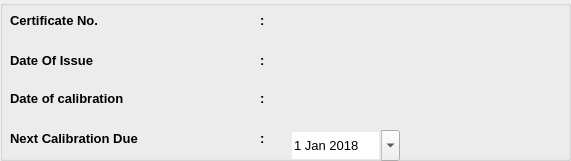
             <widget class="QGroupBox" name="groupBox_4">
              <property name="geometry">
               <rect>
                <x>810</x>
                <y>210</y>
                <width>571</width>
                <height>161</height>
               </rect>
              </property>
              <property name="font">
               <font>
                <pointsize>18</pointsize>
               </font>
              </property>
              <property name="title">
               <string/>
              </property>
              <property name="flat">
               <bool>true</bool>
              </property>
              <property name="checkable">
               <bool>false</bool>
              </property>
              <widget class="QLabel" name="label_175">
               <property name="geometry">
                <rect>
                 <x>10</x>
                 <y>10</y>
                 <width>131</width>
                 <height>21</height>
                </rect>
               </property>
               <property name="font">
                <font>
                 <family>MS Shell Dlg 2</family>
                 <pointsize>10</pointsize>
                 <weight>75</weight>
                 <bold>true</bold>
                </font>
               </property>
               <property name="text">
                <string>Certificate No.</string>
               </property>
              </widget>
              <widget class="QLabel" name="label_176">
               <property name="geometry">
                <rect>
                 <x>10</x>
                 <y>50</y>
                 <width>131</width>
                 <height>21</height>
                </rect>
               </property>
               <property name="font">
                <font>
                 <family>MS Shell Dlg 2</family>
                 <pointsize>10</pointsize>
                 <weight>75</weight>
                 <bold>true</bold>
                </font>
               </property>
               <property name="text">
                <string>Date Of Issue</string>
               </property>
              </widget>
              <widget class="QLabel" name="label_177">
               <property name="geometry">
                <rect>
                 <x>10</x>
                 <y>90</y>
                 <width>191</width>
                 <height>16</height>
                </rect>
               </property>
               <property name="font">
                <font>
                 <family>MS Shell Dlg 2</family>
                 <pointsize>10</pointsize>
                 <weight>75</weight>
                 <bold>true</bold>
                </font>
               </property>
               <property name="text">
                <string>Date of calibration</string>
               </property>
              </widget>
              <widget class="QLabel" name="label_178">
               <property name="geometry">
                <rect>
                 <x>10</x>
                 <y>130</y>
                 <width>201</width>
                 <height>16</height>
                </rect>
               </property>
               <property name="font">
                <font>
                 <family>MS Shell Dlg 2</family>
                 <pointsize>10</pointsize>
                 <weight>75</weight>
                 <bold>true</bold>
                </font>
               </property>
               <property name="text">
                <string>Next Calibration Due</string>
               </property>
              </widget>
              <widget class="QLabel" name="label_179">
               <property name="geometry">
                <rect>
                 <x>260</x>
                 <y>10</y>
                 <width>21</width>
                 <height>21</height>
                </rect>
               </property>
               <property name="font">
                <font>
                 <family>MS Shell Dlg 2</family>
                 <pointsize>10</pointsize>
                 <weight>75</weight>
                 <bold>true</bold>
                </font>
               </property>
               <property name="text">
                <string>:</string>
               </property>
              </widget>
              <widget class="QLabel" name="label_180">
               <property name="geometry">
                <rect>
                 <x>260</x>
                 <y>50</y>
                 <width>21</width>
                 <height>21</height>
                </rect>
               </property>
               <property name="font">
                <font>
                 <family>MS Shell Dlg 2</family>
                 <pointsize>10</pointsize>
                 <weight>75</weight>
                 <bold>true</bold>
                </font>
               </property>
               <property name="text">
                <string>:</string>
               </property>
              </widget>
              <widget class="QLabel" name="label_181">
               <property name="geometry">
                <rect>
                 <x>260</x>
                 <y>90</y>
                 <width>21</width>
                 <height>16</height>
                </rect>
               </property>
               <property name="font">
                <font>
                 <family>MS Shell Dlg 2</family>
                 <pointsize>10</pointsize>
                 <weight>75</weight>
                 <bold>true</bold>
                </font>
               </property>
               <property name="text">
                <string>:</string>
               </property>
              </widget>
              <widget class="QLabel" name="label_182">
               <property name="geometry">
                <rect>
                 <x>260</x>
                 <y>130</y>
                 <width>21</width>
                 <height>16</height>
                </rect>
               </property>
               <property name="font">
                <font>
                 <family>MS Shell Dlg 2</family>
                 <pointsize>10</pointsize>
                 <weight>75</weight>
                 <bold>true</bold>
                </font>
               </property>
               <property name="text">
                <string>:</string>
               </property>
              </widget>
              <widget class="QLabel" name="label_183">
               <property name="geometry">
                <rect>
                 <x>300</x>
                 <y>10</y>
                 <width>171</width>
                 <height>16</height>
                </rect>
               </property>
               <property name="font">
                <font>
                 <family>MS Shell Dlg 2</family>
                 <pointsize>10</pointsize>
                </font>
               </property>
               <property name="text">
                <string/>
               </property>
              </widget>
              <widget class="QLabel" name="label_184">
               <property name="geometry">
                <rect>
                 <x>300</x>
                 <y>50</y>
                 <width>171</width>
                 <height>20</height>
                </rect>
               </property>
               <property name="font">
                <font>
                 <family>MS Shell Dlg 2</family>
                 <pointsize>10</pointsize>
                </font>
               </property>
               <property name="text">
                <string/>
               </property>
              </widget>
              <widget class="QLabel" name="label_186">
               <property name="geometry">
                <rect>
                 <x>300</x>
                 <y>130</y>
                 <width>171</width>
                 <height>16</height>
                </rect>
               </property>
               <property name="font">
                <font>
                 <family>MS Shell Dlg 2</family>
                 <pointsize>10</pointsize>
                </font>
               </property>
               <property name="text">
                <string/>
               </property>
              </widget>
              <widget class="QDateEdit" name="dateEdit_2">
               <property name="geometry">
                <rect>
                 <x>290</x>
                 <y>130</y>
                 <width>110</width>
                 <height>31</height>
                </rect>
               </property>
               <property name="font">
                <font>
                 <pointsize>10</pointsize>
                 <weight>50</weight>
                 <bold>false</bold>
                </font>
               </property>
               <property name="frame">
                <bool>false</bool>
               </property>
               <property name="dateTime">
                <datetime>
                 <hour>0</hour>
                 <minute>0</minute>
                 <second>0</second>
                 <year>2018</year>
                 <month>1</month>
                 <day>1</day>
                </datetime>
               </property>
               <property name="calendarPopup">
                <bool>true</bool>
               </property>
              </widget>
              <widget class="QLabel" name="label_185">
               <property name="geometry">
                <rect>
                 <x>300</x>
                 <y>90</y>
                 <width>171</width>
                 <height>20</height>
                </rect>
               </property>
               <property name="font">
                <font>
                 <family>MS Shell Dlg 2</family>
                 <pointsize>10</pointsize>
                </font>
               </property>
               <property name="text">
                <string/>
               </property>
              </widget>
             </widget>
